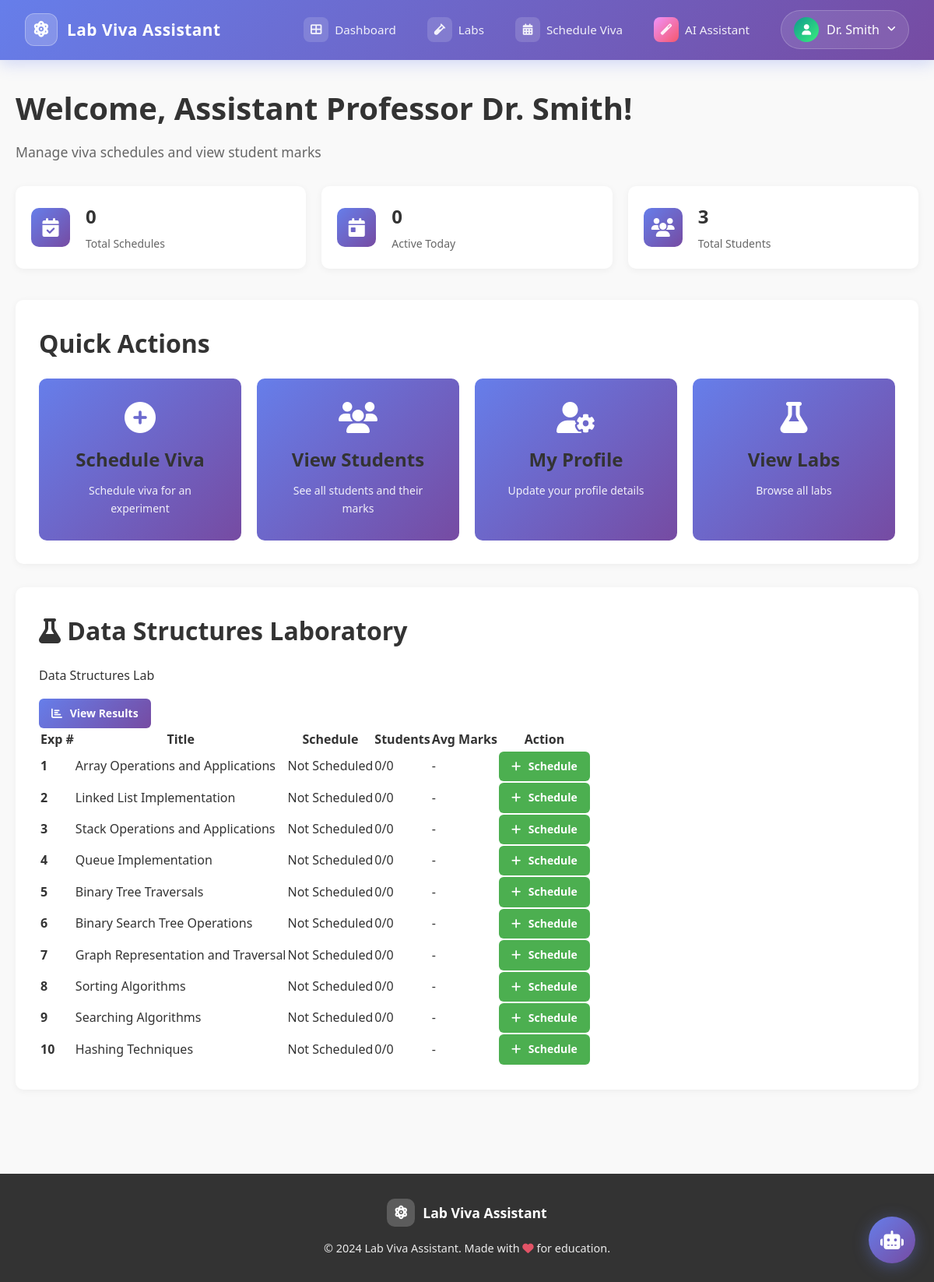
/teacher/dashboard (signed in), run on the app's committed database.
### models/user.py (models this page shows, shortened)
class User(UserMixin, db.Model):
    __tablename__ = 'users'
    id = db.Column(db.Integer, primary_key=True)
    name = db.Column(db.String(255), nullable=False)
    email = db.Column(db.String(255), unique=True, nullable=False, index=True)
    password_hash = db.Column(db.String(255), nullable=False)
    roll_number = db.Column(db.String(50), nullable=False, index=True)
    role = db.Column(db.String(20), nullable=False)  # 'student' or 'teacher'
    is_active = db.Column(db.Boolean, default=True)
    created_at = db.Column(db.DateTime, default=datetime.utcnow)
    updated_at = db.Column(db.DateTime, default=datetime.utcnow, onupdate=datetime.utcnow)
    designation = db.Column(db.String(100))  # e.g., 'Assistant Professor'
    department = db.Column(db.String(100))
    years_handling = db.Column(db.JSON, default=[])  # e.g., ['II', 'III', 'IV']
    viva_sessions = db.relationship('VivaSession', backref='student', lazy=True, foreign_keys='VivaSession.student_id')
    schedules = db.relationship('VivaSchedule', backref='teacher', lazy=True, foreign_keys='VivaSchedule.teacher_id')
    teacher_subjects = db.relationship('TeacherSubject', backref='teacher', lazy=True, foreign_keys='TeacherSubject.teacher_id')

class LabConfig(db.Model):
    __tablename__ = 'lab_configs'
    id = db.Column(db.Integer, primary_key=True)
    subject_id = db.Column(db.Integer, db.ForeignKey('subjects.id'), nullable=False)
    lab_name = db.Column(db.String(255), nullable=False)
    description = db.Column(db.Text)
    total_experiments = db.Column(db.Integer, default=10)  # Number of experiments in lab
    materials_text = db.Column(db.Text)  # Lab materials for Gemini context
    created_at = db.Column(db.DateTime, default=datetime.utcnow)
    experiments = db.relationship('Experiment', backref='lab_config', lazy=True, cascade='all, delete-orphan', order_by='Experiment.experiment_no')

class Subject(db.Model):
    __tablename__ = 'subjects'
    id = db.Column(db.Integer, primary_key=True)
    subject_code = db.Column(db.String(50), unique=True, nullable=False, index=True)
    subject_name = db.Column(db.String(255), nullable=False)
    description = db.Column(db.Text)
    is_lab = db.Column(db.Boolean, default=False)  # True if lab subject, False if theory
    year = db.Column(db.String(10))  # 'II', 'III', 'IV'
    created_at = db.Column(db.DateTime, default=datetime.utcnow)
    labs = db.relationship('LabConfig', backref='subject', lazy=True, cascade='all, delete-orphan')
    teacher_subjects = db.relationship('TeacherSubject', backref='subject', lazy=True)

class Experiment(db.Model):
    __tablename__ = 'experiments'
    id = db.Column(db.Integer, primary_key=True)
    lab_config_id = db.Column(db.Integer, db.ForeignKey('lab_configs.id'), nullable=False)
    experiment_no = db.Column(db.Integer, nullable=False)  # 1-10
    title = db.Column(db.String(255), nullable=False)
    description = db.Column(db.Text)
    materials_text = db.Column(db.Text)  # Experiment-specific materials for Gemini
    total_marks = db.Column(db.Integer, default=10)  # 10 MCQs x 1 mark each
    duration_minutes = db.Column(db.Integer, default=15)
    created_at = db.Column(db.DateTime, default=datetime.utcnow)
    schedules = db.relationship('VivaSchedule', backref='experiment', lazy=True, cascade='all, delete-orphan')
    viva_sessions = db.relationship('VivaSession', backref='experiment', lazy=True, cascade='all, delete-orphan')
    __table_args__ = (
        db.UniqueConstraint('lab_config_id', 'experiment_no', name='unique_experiment'),
    )

### routes/teacher_routes.py (the view)
@teacher_bp.route('/dashboard')
@login_required
@teacher_required
def dashboard():
    schedules = (
        VivaSchedule.query
        .filter_by(teacher_id=current_user.id)
        .order_by(VivaSchedule.scheduled_date.desc())
        .all()
    )
    students = User.query.filter_by(role='student').all()
    teacher_subjects = TeacherSubject.query.filter_by(teacher_id=current_user.id).all()
    my_subject_ids = [ts.subject_id for ts in teacher_subjects]
    if my_subject_ids:
        lab_subjects = Subject.query.filter(Subject.id.in_(my_subject_ids), Subject.is_lab == True).all()
    else:
        lab_subjects = Subject.query.filter_by(is_lab=True).all()
    labs_data = []
    for subject in lab_subjects:
        for lab in subject.labs:
            lab_info = {
                'lab': lab,
                'subject': subject,
                'experiments': []
            }
            for exp in lab.experiments:
                schedule = VivaSchedule.query.filter_by(experiment_id=exp.id).first()
                sessions = VivaSession.query.filter_by(experiment_id=exp.id).all()
                completed = [s for s in sessions if s.status in ['completed', 'violated']]
                lab_info['experiments'].append({
                    'experiment': exp,
                    'schedule': schedule,
                    'total_students': len(sessions),
                    'completed_count': len(completed),
                    'avg_marks': sum(s.obtained_marks or 0 for s in completed) / len(completed) if completed else 0
                })
            labs_data.append(lab_info)
    total_schedules = len(schedules)
    today_schedules = len([s for s in schedules if s.scheduled_date == date.today()])
    total_students = len(students)
    return render_template('teacher/dashboard.html',
                         schedules=schedules,
                         labs_data=labs_data,
                         students=students,
                         total_schedules=total_schedules,
                         today_schedules=today_schedules,
                         total_students=total_students)

### models/user.py (called while the page is built)
@login_manager.user_loader
def load_user(user_id):
    return User.query.get(int(user_id))

### routes/teacher_routes.py (called while the page is built)
def teacher_required(f):
    @wraps(f)
    def decorated_function(*args, **kwargs):
        if not current_user.is_authenticated or current_user.role != 'teacher':
            flash('You do not have permission to access this page.', 'danger')
            return redirect(url_for('auth.login')), 403
        return f(*args, **kwargs)
    return decorated_function

### templates/teacher/dashboard.html (shortened to what this page needs)
{% extends "base.html" %}
{% block content %}
<div class="dashboard">
    <div class="dashboard-header">
        <h1>Welcome, {{ current_user.designation or 'Prof.' }} {{ current_user.name }}!</h1>
        <p class="subtitle">Manage viva schedules and view student marks</p>
    </div>
    <div class="stats-grid">
        <div class="stat-card">
            <div class="stat-icon"><i class="fas fa-calendar-check"></i></div>
            <div class="stat-content">
                <h3>{{ total_schedules }}</h3>
                <p>Total Schedules</p>
            </div>
        </div>
        <div class="stat-card">
            <div class="stat-icon"><i class="fas fa-calendar-day"></i></div>
            <div class="stat-content">
                <h3>{{ today_schedules }}</h3>
                <p>Active Today</p>
            </div>
        </div>
        <div class="stat-card">
            <div class="stat-icon"><i class="fas fa-users"></i></div>
            <div class="stat-content">
                <h3>{{ total_students }}</h3>
                <p>Total Students</p>
            </div>
        </div>
    </div>
    <section class="section">
        <h2>Quick Actions</h2>
        <div class="actions-grid">
            <a href="{{ url_for('teacher.schedule_viva') }}" class="action-card">
                <i class="fas fa-plus-circle"></i>
                <h3>Schedule Viva</h3>
                <p>Schedule viva for an experiment</p>
            </a>
            <a href="{{ url_for('teacher.view_students') }}" class="action-card">
                <i class="fas fa-users"></i>
                <h3>View Students</h3>
                <p>See all students and their marks</p>
            </a>
            <a href="{{ url_for('teacher.profile') }}" class="action-card">
                <i class="fas fa-user-cog"></i>
                <h3>My Profile</h3>
                <p>Update your profile details</p>
            </a>
            <a href="{{ url_for('teacher.view_labs') }}" class="action-card">
                <i class="fas fa-flask"></i>
                <h3>View Labs</h3>
                <p>Browse all labs</p>
            </a>
        </div>
    </section>
    {% for lab_info in labs_data %}
    <section class="section lab-section">
        <div class="section-header">
            <div>
                <h2><i class="fas fa-flask"></i> {{ lab_info.lab.lab_name }}</h2>
                <p class="lab-subject">{{ lab_info.subject.subject_name }}</p>
            </div>
            <a href="{{ url_for('teacher.view_results', lab_id=lab_info.lab.id) }}" class="btn btn-primary btn-sm">
                <i class="fas fa-chart-bar"></i> View Results
            </a>
        </div>
        <div class="experiments-table">
            <table class="table">
                <thead>
                    <tr>
                        <th>Exp #</th>
                        <th>Title</th>
                        <th>Schedule</th>
                        <th>Students</th>
                        <th>Avg Marks</th>
                        <th>Action</th>
                    </tr>
                </thead>
                <tbody>
                    {% for exp_info in lab_info.experiments %}
                    <tr>
                        <td><strong>{{ exp_info.experiment.experiment_no }}</strong></td>
                        <td>{{ exp_info.experiment.title }}</td>
                        <td>
                            {% if exp_info.schedule %}
                                <span class="schedule-info">
                                    {{ exp_info.schedule.scheduled_date }}<br>
                                    {{ exp_info.schedule.start_time }} - {{ exp_info.schedule.end_time }}
                                </span>
                            {% else %}
                                <span class="not-scheduled">Not Scheduled</span>
                            {% endif %}
                        </td>
                        <td>{{ exp_info.completed_count }}/{{ exp_info.total_students }}</td>
                        <td>
                            {% if exp_info.completed_count > 0 %}
                                {{ "%.1f"|format(exp_info.avg_marks) }}/10
                            {% else %}
                                -
                            {% endif %}
                        </td>
                        <td>
                            {% if exp_info.schedule %}
                                <a href="{{ url_for('teacher.view_schedule', schedule_id=exp_info.schedule.id) }}" class="btn btn-info btn-sm">
                                    <i class="fas fa-eye"></i> View
                                </a>
                            {% else %}
                                <a href="{{ url_for('teacher.schedule_viva') }}" class="btn btn-success btn-sm">
                                    <i class="fas fa-plus"></i> Schedule
                                </a>
                            {% endif %}
                        </td>
                    </tr>
                    {% endfor %}
                </tbody>
            </table>
        </div>
    </section>
    {% endfor %}
</div>
{% endblock %}

### templates/base.html (shortened to what this page needs)
<!DOCTYPE html>
<html lang="en">
<head>
    <link rel="stylesheet" href="{{ url_for('static', filename='css/style.css') }}">
    <link href="https://cdnjs.cloudflare.com/ajax/libs/font-awesome/6.4.0/css/all.min.css" rel="stylesheet">
</head>
<body>
    <nav class="navbar">
        <div class="nav-container">
            <a href="/" class="navbar-brand">
                <span class="brand-icon"><i class="fas fa-atom fa-spin-hover"></i></span>
                <span class="brand-text">Lab Viva Assistant</span>
            </a>
            <ul class="nav-menu">
                {% if current_user.is_authenticated %}
                {% if current_user.role == 'student' %}
                <li><a href="{{ url_for('student.dashboard') }}" class="nav-link">
                        <span class="nav-icon"><i class="fas fa-th-large"></i></span>
                        <span>Dashboard</span>
                    </a></li>
                <li><a href="{{ url_for('student.available_vivaes') }}" class="nav-link">
                        <span class="nav-icon"><i class="fas fa-tasks"></i></span>
                        <span>Available Vivaes</span>
                    </a></li>
                <li><a href="{{ url_for('chatbot.chatbot_widget') }}" class="nav-link">
                        <span class="nav-icon ai-icon"><i class="fas fa-magic"></i></span>
                        <span>AI Assistant</span>
                    </a></li>
                {% elif current_user.role == 'teacher' %}
                <li><a href="{{ url_for('teacher.dashboard') }}" class="nav-link">
                        <span class="nav-icon"><i class="fas fa-th-large"></i></span>
                        <span>Dashboard</span>
                    </a></li>
                <li><a href="{{ url_for('teacher.view_labs') }}" class="nav-link">
                        <span class="nav-icon"><i class="fas fa-vial"></i></span>
                        <span>Labs</span>
                    </a></li>
                <li><a href="{{ url_for('teacher.schedule_viva') }}" class="nav-link">
                        <span class="nav-icon"><i class="fas fa-calendar-alt"></i></span>
                        <span>Schedule Viva</span>
                    </a></li>
                <li><a href="{{ url_for('chatbot.chatbot_widget') }}" class="nav-link">
                        <span class="nav-icon ai-icon"><i class="fas fa-magic"></i></span>
                        <span>AI Assistant</span>
                    </a></li>
                {% endif %}
                <li class="user-menu">
                    <a href="#" class="user-dropdown-trigger">
                        <span class="user-avatar"><i class="fas fa-user"></i></span>
                        <span class="user-name">{{ current_user.name }}</span>
                        <i class="fas fa-angle-down dropdown-arrow"></i>
                    </a>
                </li>
                {% endif %}
            </ul>
        </div>
    </nav>
    <main class="container">
        {% block content %}{% endblock %}
    </main>
    <footer class="footer">
        <div class="footer-content">
            <div class="footer-brand">
                <span class="footer-icon"><i class="fas fa-atom"></i></span>
                <span>Lab Viva Assistant</span>
            </div>
            <p>&copy; 2024 Lab Viva Assistant. Made with <i class="fas fa-heart" style="color: #f5576c;"></i> for
                education.</p>
        </div>
    </footer>
</body>
</html>

### templates/teacher/dashboard.html (style rules this page uses)
.dashboard { padding: 30px 0; }
.dashboard-header { margin-bottom: 30px; }
.dashboard-header h1 { color: #333; margin: 0 0 10px 0; }
.subtitle { color: #666; margin: 0; }
.stats-grid { display: grid; grid-template-columns: repeat(auto-fit, minmax(250px, 1fr)); gap: 20px; margin-bottom: 40px; }
.stat-card { background: white; border-radius: 10px; padding: 20px; display: flex; align-items: center; gap: 20px; box-shadow: 0 2px 10px rgba(0, 0, 0, 0.05); }
.stat-icon { width: 50px; height: 50px; background: linear-gradient(135deg, #667eea 0%, #764ba2 100%); border-radius: 10px; display: flex; align-items: center; justify-content: center; color: white; font-size: 24px; }
.stat-content h3 { margin: 0 0 5px 0; font-size: 24px; color: #333; }
.stat-content p { margin: 0; color: #666; font-size: 14px; }
.section { background: white; border-radius: 10px; padding: 30px; margin-bottom: 30px; box-shadow: 0 2px 10px rgba(0, 0, 0, 0.05); }
.section h2 { margin: 0 0 20px 0; color: #333; }
.actions-grid { display: grid; grid-template-columns: repeat(auto-fit, minmax(250px, 1fr)); gap: 20px; }
.action-card { background: linear-gradient(135deg, #667eea 0%, #764ba2 100%); color: white; padding: 30px; border-radius: 10px; text-decoration: none; transition: transform 0.3s, box-shadow 0.3s; display: flex; flex-direction: column; align-items: center; text-align: center; }
.action-card i { font-size: 40px; margin-bottom: 15px; }
.action-card h3 { margin: 0 0 10px 0; }
.action-card p { margin: 0; font-size: 14px; opacity: 0.9; }

### data on the page
User: name "Dr. Smith", designation "Assistant Professor"
LabConfig: lab.lab_name "Data Structures Laboratory"
Subject: subject.subject_name "Data Structures Lab"
Experiment: experiment.experiment_no "1", experiment "Array Operations and Applications"
Experiment: experiment.experiment_no "2", experiment "Linked List Implementation"
Experiment: experiment.experiment_no "3", experiment "Stack Operations and Applications"
Experiment: experiment.experiment_no "4", experiment "Queue Implementation"
Experiment: experiment.experiment_no "5", experiment "Binary Tree Traversals"
Experiment: experiment.experiment_no "6", experiment "Binary Search Tree Operations"
Experiment: experiment.experiment_no "7", experiment "Graph Representation and Traversal"
Experiment: experiment.experiment_no "8", experiment "Sorting Algorithms"
Experiment: experiment.experiment_no "9", experiment "Searching Algorithms"
Experiment: experiment.experiment_no "10", experiment "Hashing Techniques"

### other printed values
{{ total_schedules }} "0"
{{ today_schedules }} "0"
{{ total_students }} "3"
{{ exp_info.completed_count }} "0" "0" "0" "0" "0" "0" "0" "0" "0" "0"
{{ exp_info.total_students }} "0" "0" "0" "0" "0" "0" "0" "0" "0" "0"
